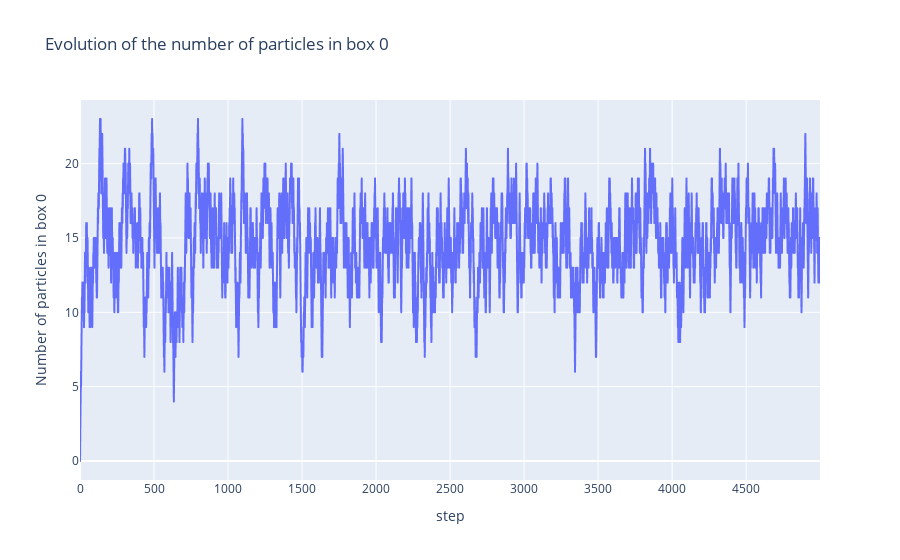

Here is the notebook cell this chart was saved with:
### Markdown cell above
6\. Simulate a trajectory of the chain starting in state $0$ for $n_{\max} = 5000$. Display the result in function of the time index $n$. Briefly describe the curve you obtained.

### Code cell
workflow_1.ehrenfest(5000)

### Figure 1 — Plotly figure (JSON) as saved in the notebook; plotly's stock layout.template omitted (floating-point values rounded to 4 significant figures; data arrays with more than 128 entries replaced by an {"elided": "..."} marker saying what was removed)
{"data": [{"hovertemplate": "step=%{x}<br>Number of particles in box 0=%{y}<extra></extra>", "legendgroup": "", "line": {"color": "#636efa", "dash": "solid"}, "marker": {"symbol": "circle"}, "mode": "lines", "name": "", "showlegend": false, "type": "scattergl", "x": {"elided": "5000 int values"}, "xaxis": "x", "y": {"elided": "5000 int values"}, "yaxis": "y"}], "layout": {"legend": {"tracegroupgap": 0}, "title": {"text": "Evolution of the number of particles in box 0"}, "xaxis": {"anchor": "y", "domain": [0, 1], "title": {"text": "step"}}, "yaxis": {"anchor": "x", "domain": [0, 1], "title": {"text": "Number of particles in box 0"}}}}
